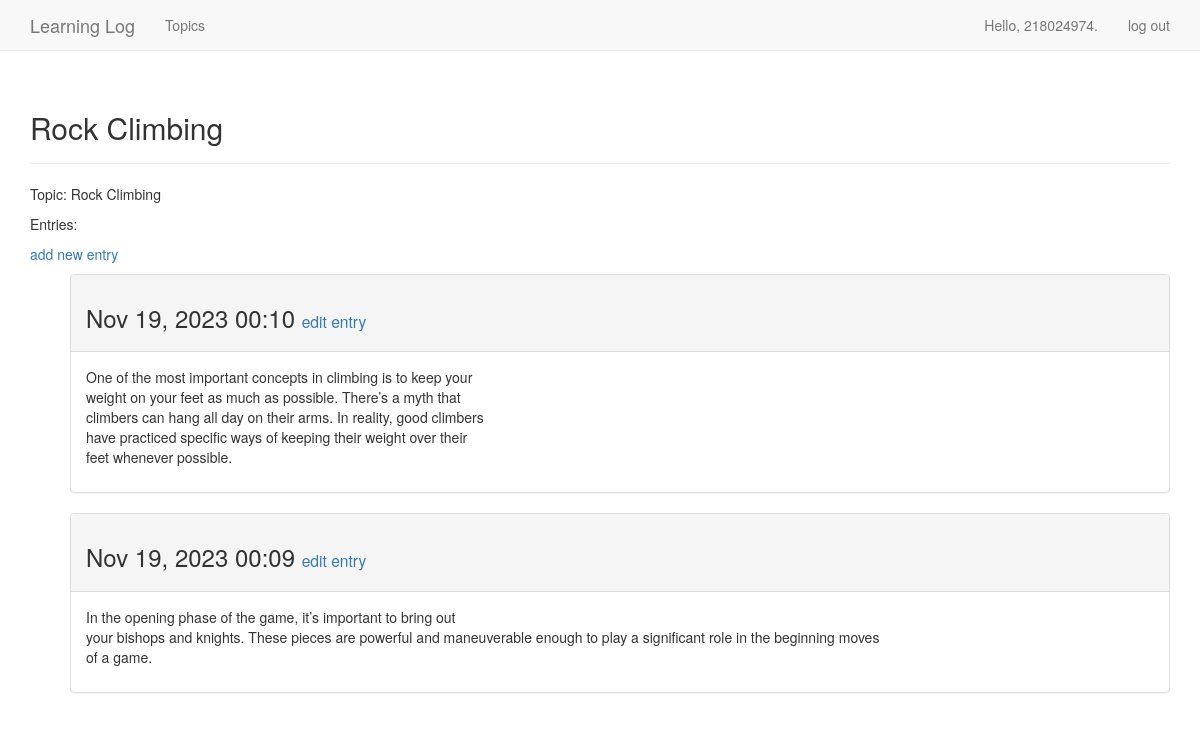
The page /topics/2/ (signed in) on the database its author committed.
### learning_logs/models.py (models this page shows, shortened)
class Topic(models.Model):
 text = models.CharField(max_length=200)
 date_added = models.DateTimeField(auto_now_add=True)
 owner = models.ForeignKey(User, on_delete=models.CASCADE)
 def __str__(self):
    return self.text

class Entry(models.Model):
    topic = models.ForeignKey(Topic, on_delete=models.CASCADE)
    text = models.TextField()
    date_added = models.DateTimeField(auto_now_add=True)
    class Meta:
        verbose_name_plural = 'entries'

### learning_logs/views.py (the view)
# urls.py: url(r'^topics/(?P<topic_id>\d+)/$', views.topic, name='topic'),
@login_required
def topic(request, topic_id):
    topic = Topic.objects.get(id=topic_id)
    entries = topic.entry_set.order_by('-date_added')
    context = {'topic': topic, 'entries': entries}
    return render(request, 'learning_logs/topic.html', context)

### learning_logs/templates/learning_logs/topic.html
{% extends 'learning_logs/base.html' %}
{% block header %}
 <h2>{{ topic }}</h2>
{% endblock header %}
{% block content %}
    <p>Topic: {{ topic }}</p>
    <p>Entries:</p>
    <p>
        <a href="{% url 'learning_logs:new_entry' topic.id %}">add new entry</a>
    </p>
    <ul>
    {% for entry in entries %}
    <div class="panel panel-default">
         <div class="panel-heading">
            <h3>
                {{ entry.date_added|date:'M d, Y H:i' }}
                <small>
                    <a href="{% url 'learning_logs:edit_entry' entry.id %}">
                        edit entry</a>
                </small>
            </h3>
         </div>
         <div class="panel-body">
            {{ entry.text|linebreaks }}
         </div>
        </div>
    {% empty %}
        There are no entries for this topic yet.
    {% endfor %}
    </ul>
{% endblock content %}

### learning_logs/templates/learning_logs/base.html (shortened to what this page needs)
{% load bootstrap3 %}
<!DOCTYPE html>
<html lang="en">
    <head>
        {% bootstrap_css %}
</head>
<body>
    <nav class="navbar navbar-default navbar-static-top">
        <div class="container">
            <div class="navbar-header">
                <a class="navbar-brand" href="{% url 'learning_logs:index' %}">
                    Learning Log</a>
            </div>
            <div id="navbar" class="navbar-collapse collapse">
                <ul class="nav navbar-nav">
                    <li><a href="{% url 'learning_logs:topics' %}">Topics</a></li>
                </ul>
                <ul class="nav navbar-nav navbar-right">
                    {% if user.is_authenticated %}
                        <li><a>Hello, {{ user.username }}.</a></li>
                        <li><a href="{% url 'users:logout' %}">log out</a></li>
                    {% else %}
                        <li><a href="{% url 'users:register' %}">register</a></li>
                        <li><a href="{% url 'users:login' %}">log in</a></li>
                    {% endif %}
                </ul>
            </div>
        </div>
    </nav>
    <div class="container">
            <div class="page-header">
                {% block header %}{% endblock header %}
            </div>
            <div>
                {% block content %}{% endblock content %}
            </div>
        </div>
    </body>
</html>

### rows shown on the page
Topic: text "Rock Climbing"
Entry: date_added "Nov 19, 2023 00:10", text "One of the most important concepts in climbing is to keep your weight on your feet as much as possible. There’s a myth that climbers can hang all day on their arms. In reality, good climbers have practiced specific ways of keeping their weight over their feet whenever possible."
Entry: date_added "Nov 19, 2023 00:09", text "In the opening phase of the game, it’s important to bring out your bishops and knights. These pieces are powerful and maneuverable enough to play a significant role in the beginning moves of a game."

### other values the page prints
{{ user.username }} "218024974"
